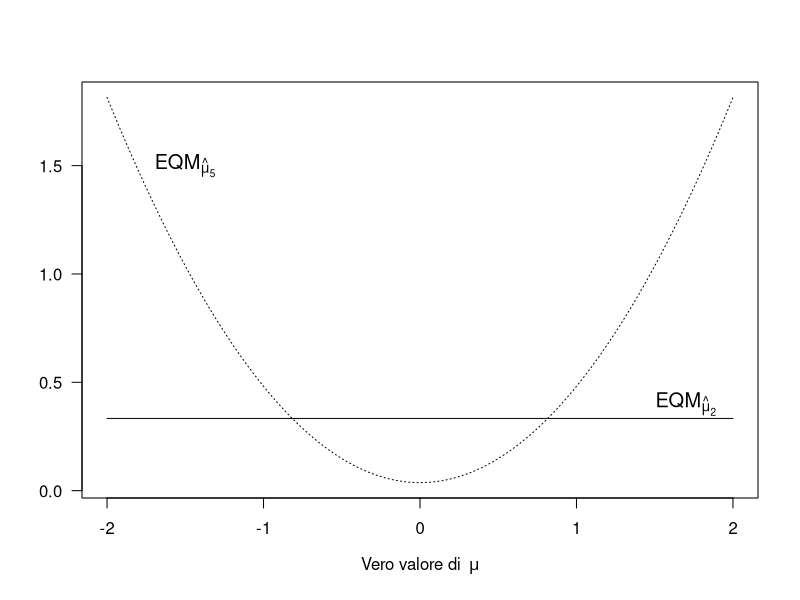

Reproduce this figure in R.
# TODO: Add comment
# 
# Author: ortellic
###############################################################################


# TODO: Add comment
# 
# Author: ortellic
###############################################################################


pdf(file="grafici/confrontoBias.pdf")
f <- function(x) {
	1/27+4/9*x^2
}


x <- seq(-2,2,length.out = 100)
y1 <- f(x)
y2 <- rep(1/3,100)

plot(x,y1,type="l",lty=3,las=1,
		xlab=expression(paste("Vero valore di", ~ ~mu)),ylab="")
lines(x,y2)

text(-1.5,1.5,expression(EQM[hat(mu)[5]]),cex = 1.2)
text(1.7,0.4,expression(EQM[hat(mu)[2]]),cex = 1.2)
dev.off()
